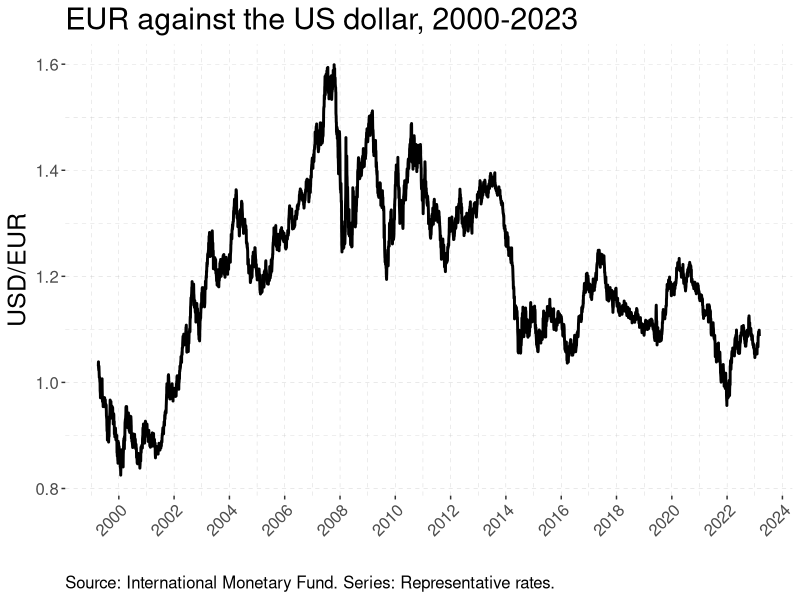
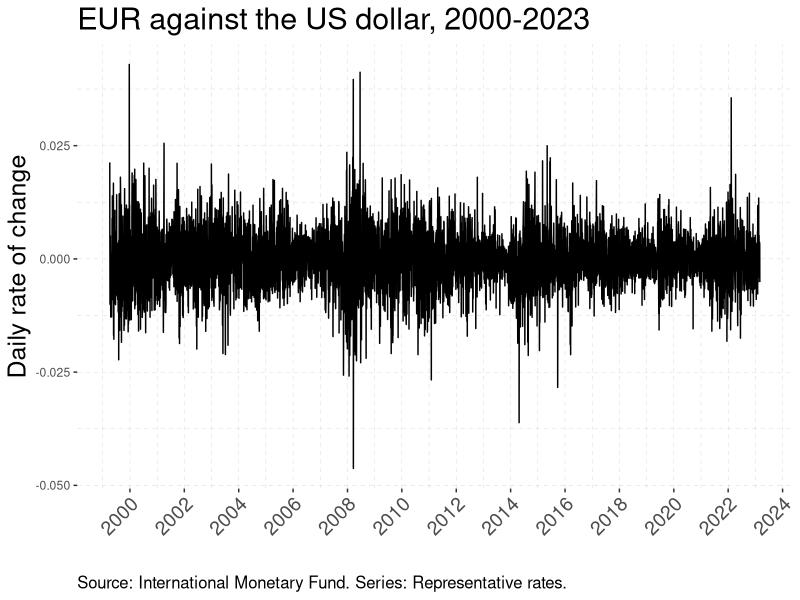
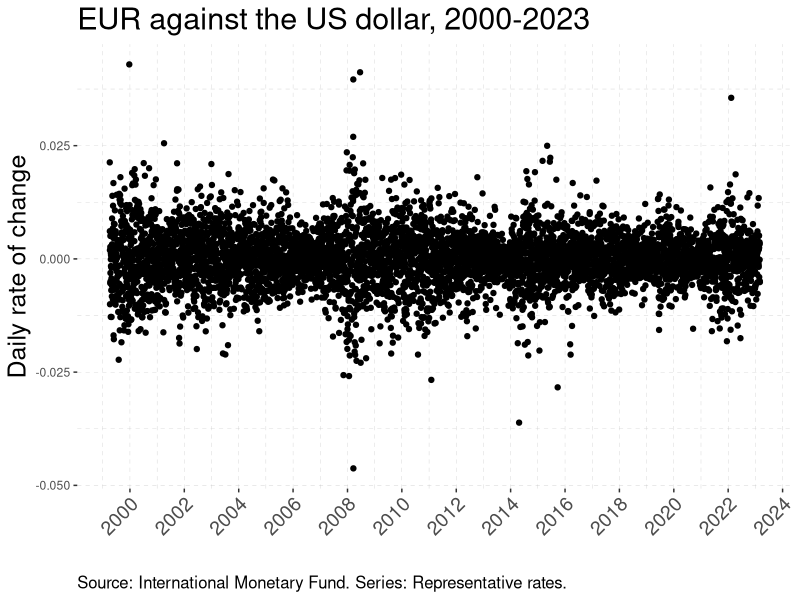

Source code (R) for these figures, in order:
## ---- chunk 1
knitr::opts_chunk$set(echo = TRUE)
## ---- chunk 2
library(tidyverse)
library(readxl)
## ---- chunk 3
forex <- read_excel("data/Exchange_Rate_Report.xlsx", skip = 2)%>%
  rename(date='Date',
         rate='Euro   (EUR)',
         usd='U.S. dollar   (USD)')%>%
  select(date,rate)%>%
  mutate(date=as.Date(date,format="%Y-%m-%d"))%>%
  filter(!is.na(rate))%>%
  mutate(g=(rate - lag(rate, n = 1))/lag(rate, n = 1))%>%
  filter(!is.na(g))
## ---- chunk 4
ggplot(forex, aes(x = date, y = rate))+
  geom_line(stat='identity', lwd = 1)+
  scale_x_date(date_breaks = "24 month", date_labels = "%Y")+
  xlab("") +
  ylab("USD/EUR") +
  labs(title = "EUR against the US dollar, 2000-2023",
       caption = "Source: International Monetary Fund. Series: Representative rates.")+
  theme(plot.title = element_text(size=22),
        plot.subtitle = element_text(size=16),
        legend.title = element_blank(),
        legend.text=element_text(size=14),
        legend.position="bottom",
        plot.caption = element_text(size=12, hjust = 0),
        axis.title = element_text(size = 18),
        strip.background = element_blank(),
        axis.text.x=element_text(angle=45, hjust=1, size = 12),
        axis.text.y=element_text(size = 12),
        strip.placement = "outside",
        panel.grid.minor = element_line('grey', size = 0.1, linetype = 'dashed'),
        panel.grid.major = element_line('grey', size = 0.1, linetype = 'dashed'),
        panel.background = element_rect(fill = "transparent", colour = NA),
        plot.background  = element_rect(fill = "transparent", colour = NA),
        legend.background = element_rect(fill='transparent'),
        legend.key=element_blank())
## ---- chunk 5
ggplot(forex, aes(x = date, y = g))+
  geom_line(lwd = 0.5)+
  scale_x_date(date_breaks = "24 month", date_labels = "%Y")+
  xlab("") +
  ylab("Daily rate of change") +
  labs(title = "EUR against the US dollar, 2000-2023",
       caption = "Source: International Monetary Fund. Series: Representative rates.")+
  theme(plot.title = element_text(size=22),
        plot.subtitle = element_text(size=16),
        legend.title = element_blank(),
        legend.text=element_text(size=14),
        legend.position="bottom",
        plot.caption = element_text(size=12, hjust = 0),
        axis.title = element_text(size = 18),
        strip.background = element_blank(),
        axis.text.x=element_text(size = 14, angle=45, hjust=1),
        axis.text.y=element_text(size = 8.75),
        strip.placement = "outside",
        panel.grid.minor = element_line('grey', size = 0.1, linetype = 'dashed'),
        panel.grid.major = element_line('grey', size = 0.1, linetype = 'dashed'),
        panel.background = element_rect(fill = "transparent", colour = NA),
        plot.background  = element_rect(fill = "transparent", colour = NA),
        legend.background = element_rect(fill='transparent'),
        legend.key=element_blank())
## ---- chunk 6
ggplot(forex, aes(x = date, y = g))+
  geom_point()+
  scale_x_date(date_breaks = "24 month", date_labels = "%Y")+
  xlab("") +
  ylab("Daily rate of change") +
  labs(title = "EUR against the US dollar, 2000-2023",
       caption = "Source: International Monetary Fund. Series: Representative rates.")+
  theme(plot.title = element_text(size=22),
        plot.subtitle = element_text(size=16),
        legend.title = element_blank(),
        legend.text=element_text(size=14),
        legend.position="bottom",
        plot.caption = element_text(size=12, hjust = 0),
        axis.title = element_text(size = 18),
        strip.background = element_blank(),
        axis.text.x=element_text(size = 14, angle=45, hjust=1),
        axis.text.y=element_text(size = 8.75),
        strip.placement = "outside",
        panel.grid.minor = element_line('grey', size = 0.1, linetype = 'dashed'),
        panel.grid.major = element_line('grey', size = 0.1, linetype = 'dashed'),
        panel.background = element_rect(fill = "transparent", colour = NA),
        plot.background  = element_rect(fill = "transparent", colour = NA),
        legend.background = element_rect(fill='transparent'),
        legend.key=element_blank())
